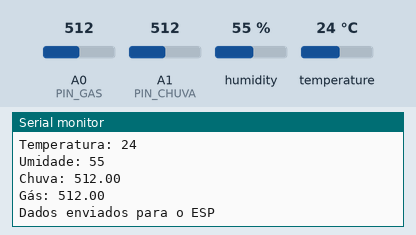
The sketch below on a simulated Arduino Uno, built with avr-gcc and run on an emulated ATmega328P. On the bench: the last lines printed to the serial monitor. The test bench sets the inputs (shaded band); at power-on: humidity 55 %, A0 (PIN_GAS) = 512, A1 (PIN_CHUVA) = 512, temperature 24 °C.

Above: at 4.8 s.
4.9 s: humidity set to 22 %
7.9 s: A0 (PIN_GAS) set to 716
At 9.6 s:
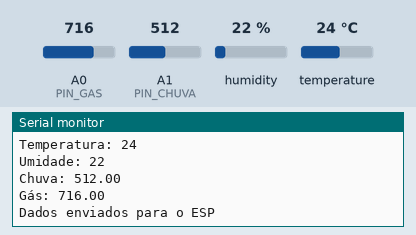
10.9 s: A1 (PIN_CHUVA) set to 716
At 12.6 s:
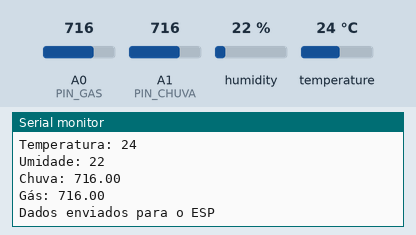
13.9 s: temperature set to 12 °C
16.9 s: A0 (PIN_GAS) set to 992
At 19.3 s:
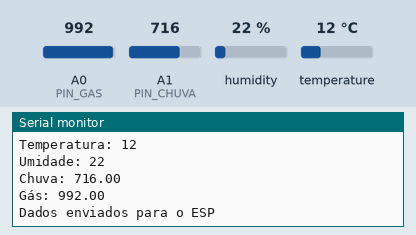
19.9 s: A1 (PIN_CHUVA) set to 992
At 21.1 s:
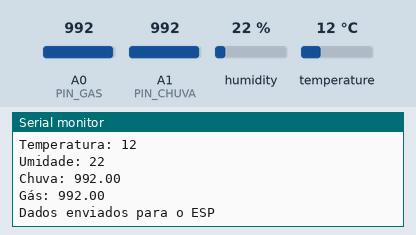
Timing chart, 0 to 22.9 s (numbered marks = the images above; inputs shaded):
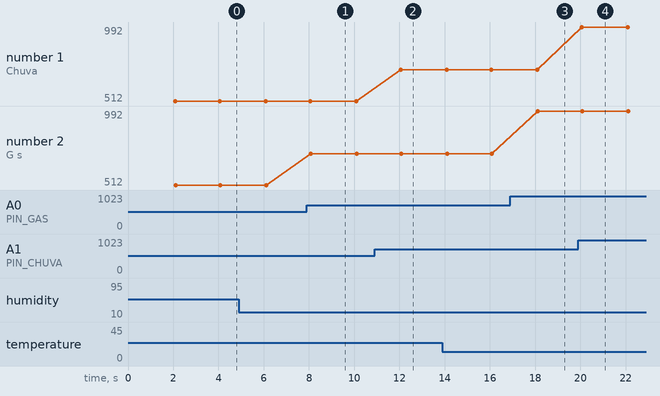

The sketch:

Controle_Sensores.ino
```cpp
#include <DHT.h>
#include <SoftwareSerial.h>

#define PIN_DHT 2
#define TIPO_DHT DHT11

#define PIN_CHUVA A1
#define PIN_GAS A0

SoftwareSerial serialESP(10, 11); // RX, TX
DHT dht(PIN_DHT, TIPO_DHT);

unsigned long ultimaLeitura = 0;
const unsigned long INTERVALO = 2000;

void setup() {
  Serial.begin(9600);
  serialESP.begin(9600);

  dht.begin();

  Serial.println("\nSistema de Sensores Iniciado\n");
}

void loop() {

  if(millis() - ultimaLeitura < INTERVALO){
    return;
  }

  ultimaLeitura = millis();

  // LE A CHUVA E O GÁS
  int chuva = analogRead(PIN_CHUVA);
  int gas = analogRead(PIN_GAS);

  // LE A TEMPERATURA E UMIDADE
  float temperatura = dht.readTemperature();
  float umidade = dht.readHumidity();

  bool dadosDHTValidos = !isnan(temperatura) && !isnan(umidade);

  float t = dadosDHTValidos ? temperatura : -1;
  float h = dadosDHTValidos ? umidade : -1;

  leituraMonitorSerial(t, h, chuva, gas);

  String mensagem = "T:" + String(t, 1)
                  + ";H:" + String(h, 1)
                  + ";C:" + String(chuva)
                  + ";G:" + String(gas);

  serialESP.println(mensagem);
  Serial.println("\nDados enviados para o ESP");
}

void leituraMonitorSerial(int vT, int vH, float vChuva, float vGas){
  Serial.println("Leitura recebida dos sensores: ");

  Serial.print("Temperatura: ");
  Serial.println(vT);
  Serial.print("Umidade: ");
  Serial.println(vH);
  Serial.print("Chuva: ");
  Serial.println(vChuva);
  Serial.print("Gás: ");
  Serial.println(vGas);
}
```

Measured:
- after the input at 7.9 s, the serial monitor: prints a new line after 0.18 s (image 1)
- after the input at 10.9 s, the serial monitor: prints a new line after 1.2 s (image 2)
- after the input at 16.9 s, the serial monitor: prints a new line after 1.2 s (image 3)
- after the input at 19.9 s, the serial monitor: prints a new line after 0.17 s (image 4)
- plotted number 2: 512 → 716 after the input at 7.9 s, 716 → 992 after the input at 16.9 s
